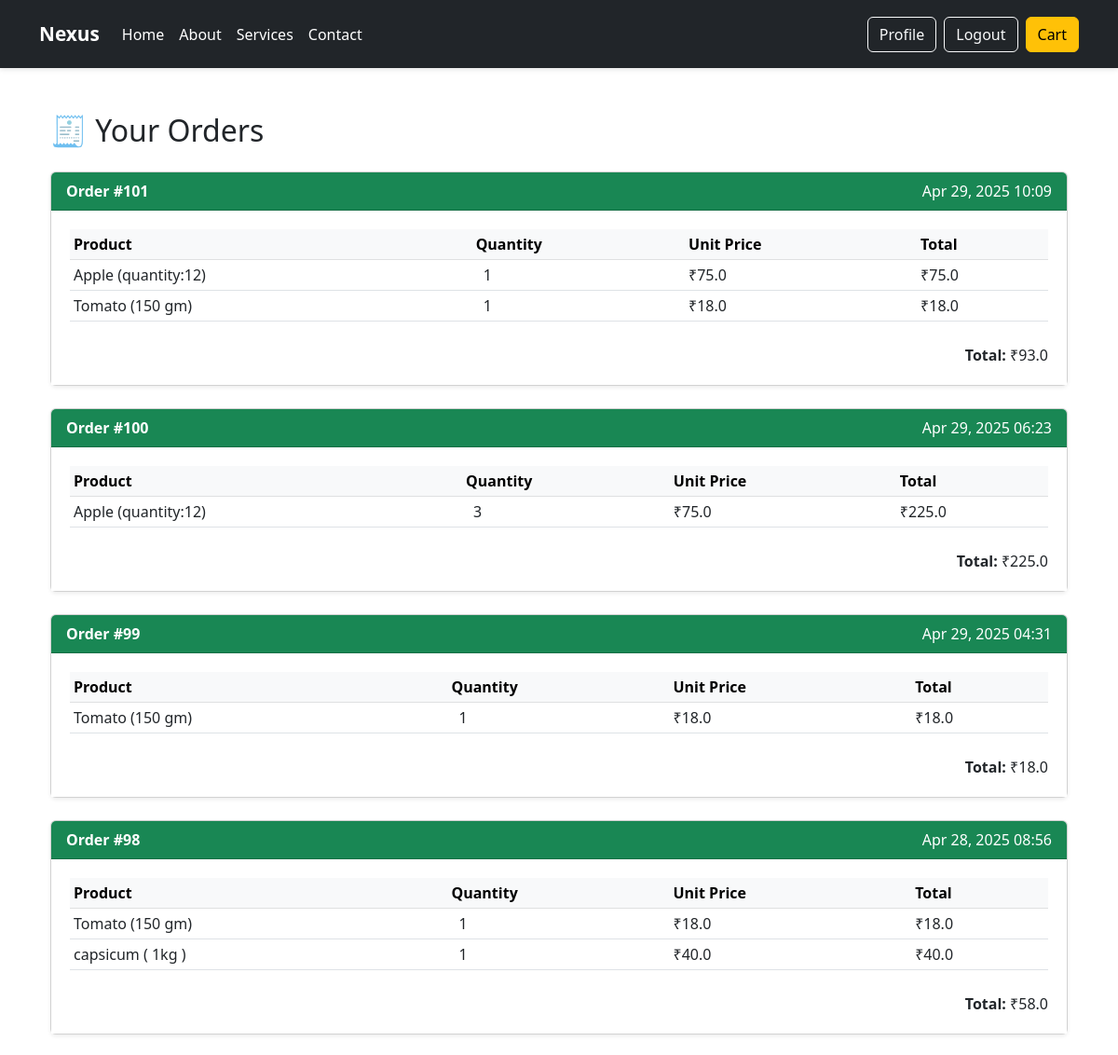
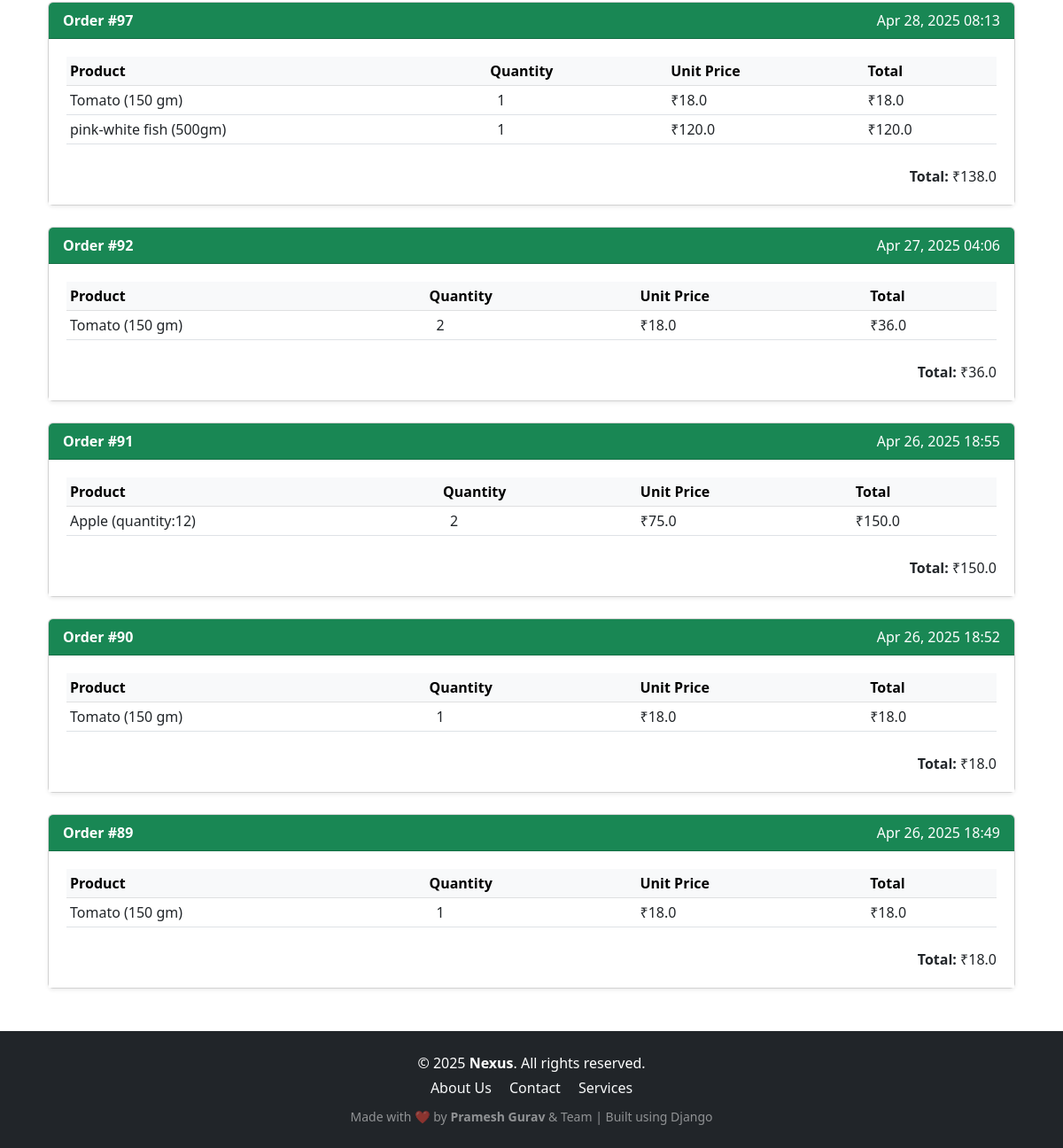
/your-orders/ (signed in), run on the app's committed database (2 pictures, top to bottom).
### store/models.py (models this page shows, shortened)
class Order(models.Model):
    user = models.ForeignKey(User, on_delete=models.CASCADE)
    created_at = models.DateTimeField(auto_now_add=True)
    def total_price(self):
        return sum(item.total_price() for item in self.items.all())

class OrderItem(models.Model):
    order = models.ForeignKey(Order, related_name='items', on_delete=models.CASCADE)
    product = models.ForeignKey(Product, on_delete=models.CASCADE)
    quantity = models.PositiveIntegerField()
    def total_price(self):
        return self.product.price * self.quantity

class Product(models.Model):
    title = models.CharField(max_length=255)
    category = models.ForeignKey(Category, on_delete=models.CASCADE)
    description = models.TextField()
    price = models.FloatField()
    image = models.ImageField(upload_to='products/')

### store/views.py (the view)
# urls.py: path('your-orders/', views.your_orders, name='your_orders'),
@login_required
def your_orders(request):
    orders = Order.objects.filter(user=request.user).order_by('-created_at')
    return render(request, 'store/your_orders.html', {'orders': orders})

### store/templates/store/your_orders.html
{% extends 'store/base.html' %}
{% block content %}
<div class="container mt-5">
    <h2 class="mb-4">🧾 Your Orders</h2>
    {% if orders %}
        {% for order in orders %}
            <div class="card mb-4 shadow-sm">
                <div class="card-header bg-success text-white d-flex justify-content-between">
                    <strong>Order #{{ order.id }}</strong>
                    <span>{{ order.created_at|date:"M d, Y H:i" }}</span>
                </div>
                <div class="card-body">
                    <div class="table-responsive">
                        <table class="table table-sm align-middle">
                            <thead class="table-light">
                                <tr>
                                    <th>Product</th>
                                    <th>Quantity</th>
                                    <th>Unit Price</th>
                                    <th>Total</th>
                                </tr>
                            </thead>
                            <tbody>
                                {% for item in order.items.all %}
                                    <tr>
                                        <td>{{ item.product.title }}</td>
                                        <td>
                                            <span class="mx-2">{{ item.quantity }}</span>
                                        </td>
                                        <td>₹{{ item.product.price }}</td>
                                        <td>₹{{ item.total_price }}</td>
                                    </tr>
                                {% endfor %}
                            </tbody>
                        </table>
                    </div>
                    <div class="text-end mt-2">
                        <strong>Total:</strong> ₹{{ order.total_price }}
                    </div>
                </div>
            </div>
        {% endfor %}
    {% else %}
        <div class="alert alert-info">You have no orders yet.</div>
    {% endif %}
</div>
{% endblock %}

### store/templates/store/base.html (shortened to what this page needs)
{% load static %}
<!DOCTYPE html>
<html lang="en">
<head>
    <link href="https://cdn.jsdelivr.net/npm/bootstrap@5.3.0/dist/css/bootstrap.min.css" rel="stylesheet">
    <link href="https://cdn.jsdelivr.net/npm/bootstrap-icons@1.10.5/font/bootstrap-icons.css" rel="stylesheet">
    <link href="{% static 'css/main.css' %}" rel="stylesheet">
    <link href="{% static 'css/style.css' %}" rel="stylesheet">
</head>
<body>
    <nav class="navbar navbar-expand-lg navbar-dark bg-dark mb-4">
        <div class="container">
            <a class="navbar-brand" href="/">Nexus</a>
            <div class="collapse navbar-collapse" id="navbarNav">
                <ul class="navbar-nav me-auto mb-2 mb-lg-0">
                    <li class="nav-item">
                        <a class="nav-link" href="{% url 'home' %}">Home</a>
                    </li>
                    <li class="nav-item">
                        <a class="nav-link" href="{% url 'about' %}">About</a>
                    </li>
                    <li class="nav-item">
                        <a class="nav-link" href="{% url 'services' %}">Services</a>
                    </li>
                    <li class="nav-item">
                        <a class="nav-link" href="{% url 'contact' %}">Contact</a>
                    </li>
                </ul>
                <div class="d-flex">
                    {% if user.is_authenticated %}
                        <a href="{% url 'profile' %}" class="btn btn-outline-light me-2">Profile</a>
                        <a href="{% url 'logout' %}" class="btn btn-outline-light me-2">Logout</a>
                    {% else %}
                        <a href="{% url 'login' %}" class="btn btn-outline-light me-2">Login</a>
                        <a href="{% url 'signup' %}" class="btn btn-outline-light me-2">Signup</a>
                    {% endif %}
                    <a href="{% url 'cart' %}" class="btn btn-warning">Cart</a>
                </div>
            </div>
        </div>
    </nav>
    <div class="container my-4">
        {% block content %}{% endblock %}
    </div>
<footer class="bg-dark text-white text-center py-4 mt-5">
    <div class="container">
        <p class="mb-1">&copy; 2025 <strong>Nexus</strong>. All rights reserved.</p>
        <p class="mb-2">
            <a href="{% url 'about' %}" class="text-decoration-none text-light me-3">About Us</a>
            <a href="{% url 'contact' %}" class="text-decoration-none text-light me-3">Contact</a>
            <a href="{% url 'services' %}" class="text-decoration-none text-light">Services</a>
        </p>
        <p class="mb-0">
            <small class="text-white-50">
                Made with ❤️ by <strong>Pramesh Gurav</strong> & Team | Built using Django
            </small>
        </p>
    </div>
</footer>
</body>
</html>

### static/css/style.css (style rules this page uses)
body { background-color: #ffffff; font-family: 'Segoe UI', sans-serif; justify-content: center; align-items: center; margin: 0; padding: 0; }
.navbar { box-shadow: 0 2px 5px rgba(0, 0, 0, 0.1); background-color: #58c9eb; padding: 1rem; }
.navbar-brand { font-weight: bold; font-size: 1.3rem; color: #fff; transition: transform 0.3s ease, color 0.3s ease; }
.navbar .nav-link { color: #fff !important; transition: color 0.3s ease; }
.card-body { display: flex; flex-direction: column; justify-content: space-between; padding: 1.25rem; background-color: #fff; }

### data on the page
Order: id "101", created_at "Apr 29, 2025 10:09", total_price "93.0"
OrderItem: product "Apple (quantity:12)", quantity "1", product.price "75.0", total_price "75.0"
OrderItem: product "Tomato (150 gm)", quantity "1", product.price "18.0", total_price "18.0"
Order: id "100", created_at "Apr 29, 2025 06:23", total_price "225.0"
OrderItem: product "Apple (quantity:12)", quantity "3", product.price "75.0", total_price "225.0"
Order: id "99", created_at "Apr 29, 2025 04:31", total_price "18.0"
OrderItem: product "Tomato (150 gm)", quantity "1", product.price "18.0", total_price "18.0"
Order: id "98", created_at "Apr 28, 2025 08:56", total_price "58.0"
OrderItem: product "Tomato (150 gm)", quantity "1", product.price "18.0", total_price "18.0"
OrderItem: product "capsicum ( 1kg )", quantity "1", product.price "40.0", total_price "40.0"
Order: id "97", created_at "Apr 28, 2025 08:13", total_price "138.0"
OrderItem: product "Tomato (150 gm)", quantity "1", product.price "18.0", total_price "18.0"
OrderItem: product "pink-white fish (500gm)", quantity "1", product.price "120.0", total_price "120.0"
Order: id "92", created_at "Apr 27, 2025 04:06", total_price "36.0"
OrderItem: product "Tomato (150 gm)", quantity "2", product.price "18.0", total_price "36.0"
Order: id "91", created_at "Apr 26, 2025 18:55", total_price "150.0"
OrderItem: product "Apple (quantity:12)", quantity "2", product.price "75.0", total_price "150.0"
Order: id "90", created_at "Apr 26, 2025 18:52", total_price "18.0"
OrderItem: product "Tomato (150 gm)", quantity "1", product.price "18.0", total_price "18.0"
Order: id "89", created_at "Apr 26, 2025 18:49", total_price "18.0"
OrderItem: product "Tomato (150 gm)", quantity "1", product.price "18.0", total_price "18.0"
